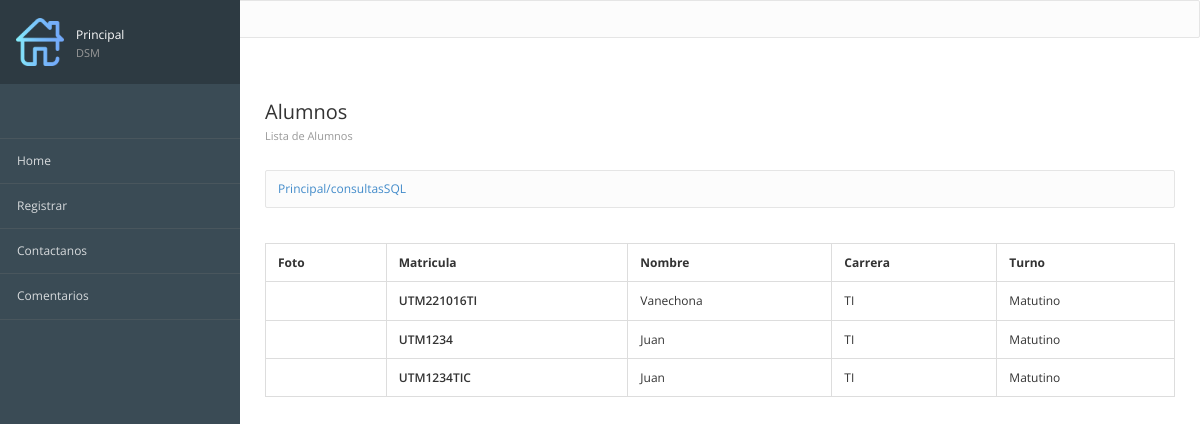
The app's page /consultasSQL, older data.
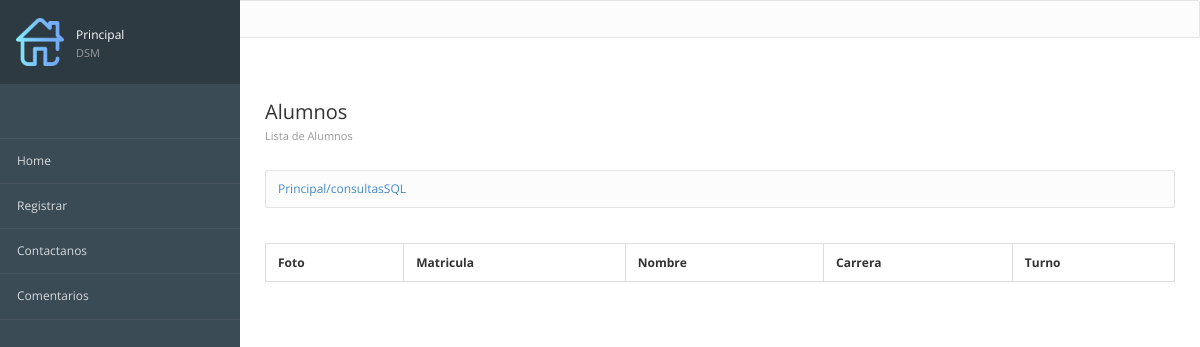
The same page, newer data.
### registros/models.py (models this page shows, shortened)
class Alumnos(models.Model):
    matricula = models.CharField(max_length=12, verbose_name="Mat") #Texto corto
    nombre = models.TextField() #Texto largo
    carrera = models.TextField()
    turno = models.CharField(max_length=10)
    imagen = models.ImageField(null=True,upload_to="fotos",verbose_name="Fotografía")
    created = models.DateTimeField(auto_now_add=True) #Fecha y tiempo
    updated = models.DateTimeField(auto_now_add=True)
    class Meta:
        verbose_name = 'Alumno'
        verbose_name_plural = 'Alumnos'
        ordering = ['-created']

### registros/views.py (the view)
# urls.py: path('consultasSQL',views_registros.consultasSQL,name="sql"),
def consultasSQL(request):
    alumnos = Alumnos.objects.raw('SELECT id, matricula,nombre, carrera, turno, imagen FROM registros_alumnos WHERE carrera="TI" ORDER BY turno DESC')
    return render(request,"registros/consultas.html", {'alumnos':alumnos})

### registros/templates/registros/consultas.html (shortened to what this page needs)
{% extends "inicio/encabezado.html" %}
{% block imagen%}
	{%load static%}
	{%static 'inicio/images/home.png'%}
{% endblock%}
{% block titulo_principal %}
	Principal <span> DSM </span>
{% endblock %}
{% block contenido %}
			<div class="page-header">
				<div class="page-title">
					<h3>Alumnos
				    <small>Lista de Alumnos </small></h3>
				</div>
			</div>
			{% block url %}
<div class="breadcrumb-line">
		<ul class="breadcrumb">
			<a href="{%url 'Principal'%}">
				{%if request.path == '/' %}
					Principal
				{%else%}
					Principal{{request.path}}
				{%endif%}
			</a>
		</ul>
	</div>
{% endblock %}
<table class="table table-bordered table-
striped">
<thead>
<tr>
<th>Foto</th>
<th>Matricula</th>
<th>Nombre</th>
<th>Carrera</th>
<th>Turno</th>
</tr>
</thead>
<tbody>
    {% for alumno in alumnos %}
<tr>
<td class="text-center">
</td>
<td class="text-semibold">{{alumno.matricula}}</td>
<td class="muted">{{alumno.nombre}}</td>
<td class="muted">{{alumno.carrera}}</td>
<td class="muted">{{alumno.turno}}</td>
</tr>
{% endfor %}
</tbody>
</table>
		</div>
{% endblock %}

### inicio/templates/inicio/encabezado.html (shortened to what this page needs)
<!DOCTYPE html>
<html lang="en">
  <head>
    {% load static %}
    <link
      href="{% static 'inicio/css/bootstrap.min.css' %}"
      rel="stylesheet"
      type="text/css"
    />
    <link
      href="{% static 'inicio/css/londinium-theme.css' %}"
      rel="stylesheet"
      type="text/css"
    />
    <link
      href="{% static 'inicio/css/styles.css' %}"
      rel="stylesheet"
      type="text/css"
    />
    <link
      href="{% static 'inicio/css/icons.css' %}"
      rel="stylesheet"
      type="text/css"
    />
  </head>
  <body>
    <div class="page-container">
      <div class="sidebar">
        <div class="user-menu dropdown">
          <a href="#">
            <img src="{%block imagen%}{%endblock%}" />
            <div class="user-info">
              {% block titulo_principal %}Principal <span>DSM</span>{% endblock%}
            </div>
          </a>
        </div>
        <div class="sidebar-content">
          <ul class="navigation">
            <li><a href="{% url 'Principal'%}">Home</a></li>
            <li><a href="{% url 'Formulario'%}">Registrar</a></li>
            <li><a href="{% url 'Contacto'%}">Contactanos</a></li>
            <li><a href="{% url 'Comentarios'%}">Comentarios</a></li>
          </ul>
        </div>
      </div>
      {% block url %}{% endblock %}
      <div class="page-content">{% block contenido %} {% endblock %}</div>
  </body>
</html>

### inicio/static/inicio/css/londinium-theme.css (style rules this page uses)
.panel-toolbar:after, .page-header:after, .header-bar-stats .page-stats li:after, .panel-heading:after { content: ""; display: table; clear: both; }
html { height: 100%; }
body { font-family: 'Open Sans', sans-serif; font-size: 12px; position: relative; min-height: 100%; }
a { cursor: pointer; }
h1, h2, h3, h4, h5, h6, .h1, .h2, .h3, .h4, .h5, .h6 { font-weight: 600; line-height: 1.42857143; margin-top: 0; }
h3, .h3 { font-size: 20px; }
ul, ol { padding-left: 16px; }
.page-container { background-color: #fff; }
@media (min-width: 992px) { .navbar-form, .navbar-text, .navbar-nav, .navbar-button, .sidebar { display: block; } }
.page-header { padding: 0; margin: 0; position: relative; border: 0; }
.page-header small { display: block; font-size: 11px; color: #999; margin: 8px 0 0 0; }
.page-title { float: left; }
.page-title h3 { padding: 29px 0; margin: 0; font-weight: 400; line-height: 20px; }
.breadcrumb { padding: 9px 12px 10px 12px; float: left; margin: 0; background: none; border-radius: 0; }
.table { margin-bottom: 0; }
.table > thead > tr > th { border-bottom-width: 1px; outline: 0; }
.table > thead > tr > th, .table > tbody > tr > th, .table > tfoot > tr > th, .table > thead > tr > td, .table > tbody > tr > td, .table > tfoot > tr > td { vertical-align: middle; padding: 10px 12px; }

Row changes from the older to the newer data that the page shows:
removed Alumnos: matricula "UTM221016TI", nombre "Vanechona", carrera "TI", turno "Matutino"
removed Alumnos: matricula "UTM1234", nombre "Juan", carrera "TI", turno "Matutino"
removed Alumnos: matricula "UTM1234TIC", nombre "Juan", carrera "TI", turno "Matutino"
